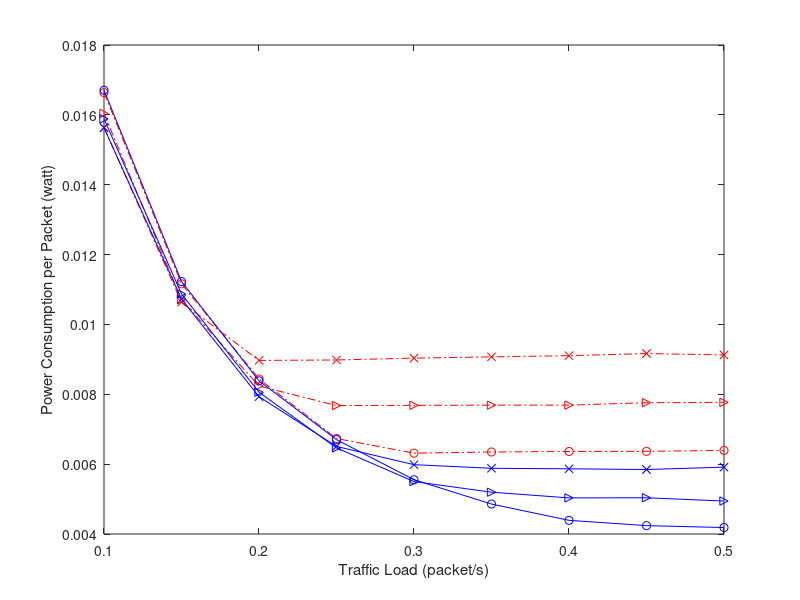

This chart was generated by the following MATLAB code: (Note: this script raises an error after producing the figure.)
% Plot network energy consumption per packet
% \xi = 14, 17, 20
% PRI-basic, PRI-ASM (adaptive schedule maintaince)
basic=[0.01663689	0.01116339	0.008439779	0.006733317	0.00631437	0.006348341	0.006363669	0.006366117	0.006393311;
    0.016039745	0.010704243	0.008237164	0.00767684	0.007684242	0.007689084	0.007689344	0.007758875	0.00776837;
    0.015635387	0.010636542	0.00896994	0.008982426	0.00903552	0.009071758	0.009105051	0.009166195	0.00912727
    ];
asm=[0.016706353	0.011228519	0.008385282	0.006701777	0.005554028	0.004857434	0.004391293	0.004239499	0.004184893;
    0.015884792	0.010873158	0.008059396	0.006464183	0.005500637	0.00519708	0.00503382	0.005037291	0.004943984;
    0.015630694	0.010722585	0.007931246	0.006507041	0.005984787	0.00588148	0.005866524	0.005846166	0.005913956
    ];

figure;
hold off;
arrival_rate=0.1:0.05:0.5;
plot(arrival_rate,basic(1,:),'ro-.');
hold on;
plot(arrival_rate,basic(2,:),'r>-.');
plot(arrival_rate,basic(3,:),'rx-.');


plot(arrival_rate,asm(1,:),'bo-');
plot(arrival_rate,asm(2,:),'b>-');
plot(arrival_rate,asm(3,:),'bx-');

% set(gca,'XTick',0.05:0.05:0.5);
% set(gca,'XTickLabel',0.05:0.05:0.5);
%set(gca,'Xdir','reverse')
% axis([0.05 0.5 20 250]);
xlabel('Traffic Load (packet/s)');
ylabel('Power Consumption per Packet (watt)');
legend('PRI-basic, {{\it{\xi}} = 14}','PRI-basic, {{\it{\xi}} = 18}','PRI-basic, {{\it{\xi}} = 22}', ...
    'PRI-ASM, {{\it{\xi}} = 14}','PRI-ASM, {{\it{\xi}} = 18}','PRI-ASM, {{\it{\xi}} = 22}',1);
% grid on;
